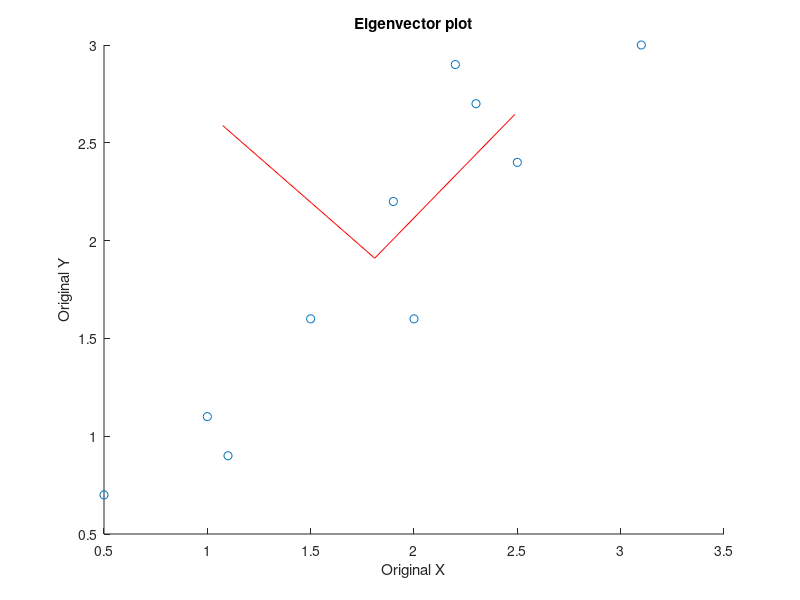
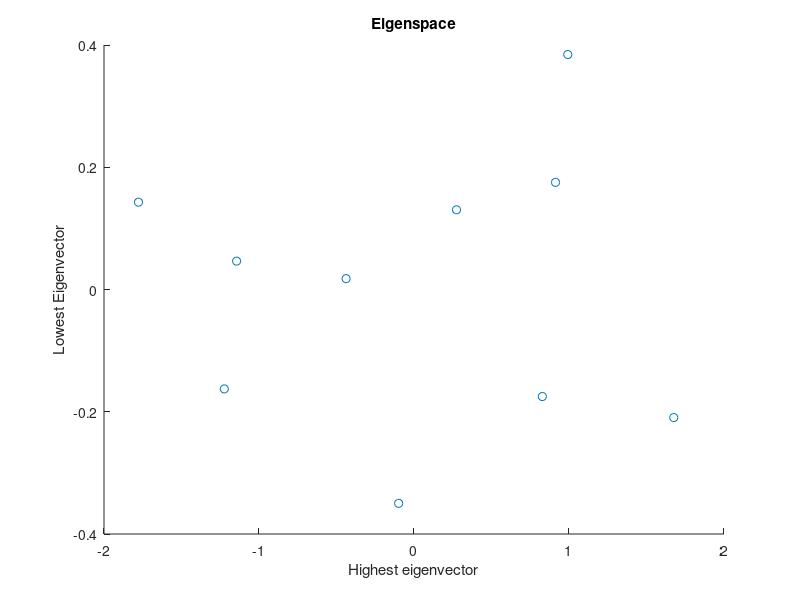
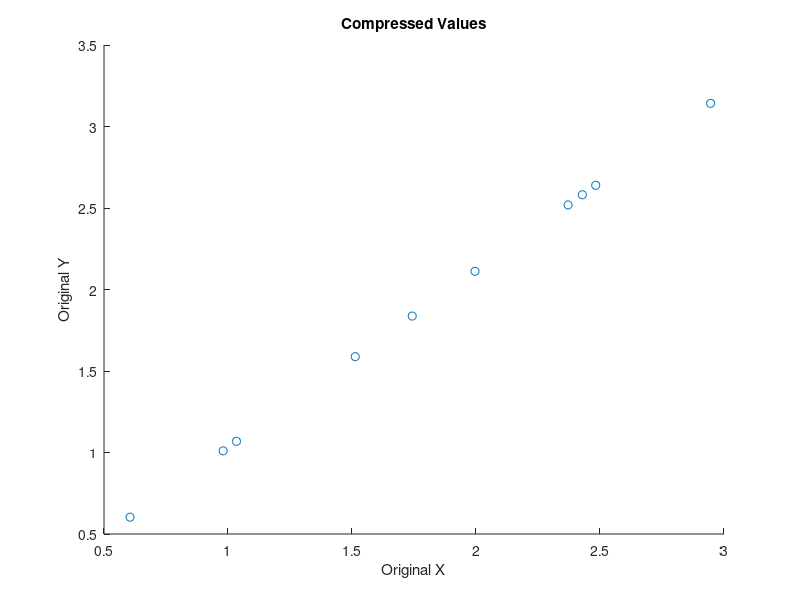

MATLAB code to generate these figures, in order:
%% Creating the dataset in Q1
X=[2.5 2.4; 0.5 0.7;2.2 2.9; 1.9 2.2; 3.1 3.0; 2.3 2.7; 2.0 1.6; 1.0 1.1; 1.5 1.6; 1.1 0.9];

%% Calculating the new space
meanX=mean(X);
meanX=repmat(meanX,[length(X) 1]);

D=(X-meanX)';
S=D*D';

[V,~]=eig(S);

e1=V(:,1)'; %Row vector
e2=V(:,2)'; %Row vector
E=[e1;e2]; %Each row is an eigenvector where in increasing order of eigenvalue
ak=E*D; %First row is a1 and second is a2, the new coefficients for the eigenspace

%% Reconstruction of the dataset

ak=ak'; %For ease of matrix manipulation
reconstX=meanX+ak*E;

plote1=[unique(meanX)'; unique(meanX)'+e1];
plote2=[unique(meanX)'; unique(meanX)'+e2];
%% Plotting the dataset and new eigenspace
figure(1)
scatter(X(:,1),X(:,2));
hold on;
plot(plote1(:,1),plote1(:,2),'red');
plot(plote2(:,1),plote2(:,2),'red');
xlabel('Original X');
ylabel('Original Y');
title('Eigenvector plot')

%% Plotting in the new set of coordinates
figure(2)
scatter(ak(:,2),ak(:,1));
ylabel('Lowest Eigenvector')
xlabel('Highest eigenvector');
title('Eigenspace');


%% Calculating the optimal One dimensional representation of data
ak2=zeros(length(ak),1);
ak2(:,2)=ak(:,2);
reconstX_=meanX+ak2*E;

figure(3)
scatter(reconstX_(:,1),reconstX_(:,2));
xlabel('Original X');
ylabel('Original Y');
title('Compressed Values');

%% Displaying required answers.
disp('Principal Components are \n');
e1
e2
disp('The new a1 and a2 for each data point are')
ak
disp('Range of data is 3.4534');